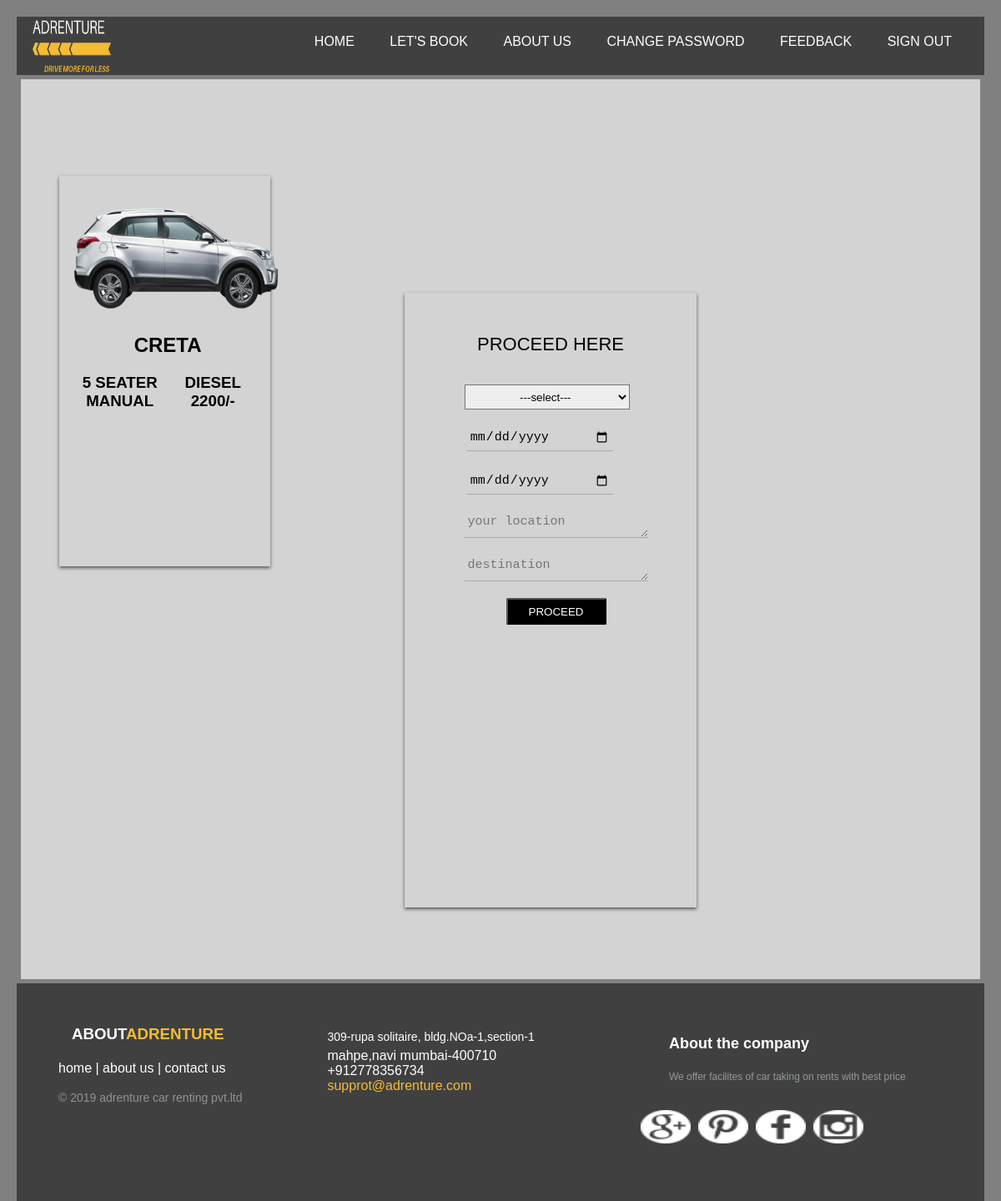
Page /index.php?page=book&book=7 (signed in) on the committed database.
### tables this page shows
CREATE TABLE IF NOT EXISTS `cartb` (
`c_id` int(20) NOT NULL,
  `v_nm` varchar(20) NOT NULL,
  `v_img` text NOT NULL,
  `v_fueltype` varchar(20) NOT NULL,
  `v_seats` int(20) NOT NULL,
  `v_rent` int(20) NOT NULL,
  `v_status` varchar(20) NOT NULL,
  `v_trans` varchar(20) NOT NULL,
  `qty` int(20) NOT NULL,
  `c_type` varchar(100) NOT NULL
);

### include/book.php (the view, shortened to what this page needs)
<?php
	$con=mysql_connect('localhost','root','root') or die("connect can't establish...");
?>
<html>
	<body>
		<div class="card1">
			<?php
				if (isset($_GET['book']))
				{
					$c_id = $_REQUEST['book'];
					$sel = "SELECT * FROM cartb where c_id=$c_id";
					$results = mysql_query($sel,$con );
					while ($row = mysql_fetch_array($results))
					{
			?>
				<div class="photo">
					<img src="upload/<?php echo $row['v_img'];?>" width="250px" height="189px">
				</div>
				<div class="description">
					<h2><?php echo $row['v_nm']; ?></h2>
				</div>
					<h3 class="d2"><?php echo $row['v_seats']; echo "&nbsp;seater";?><br>
					<?php echo $row['v_trans'];  ?></h3>
					<h3 class="d1"><?php echo $row['v_fueltype'];  ?><br>
					<?php echo $row['v_rent'];  echo "/-"; ?></h3>
			<?php
					}
				}
			?>
		</div>
		<form action="action/insert_pay.php" method="post">
			<div class="book-box">
				<h1>PROCEED HERE</h1><br><br><br>
				<div class="left-box">
				<select class="selcls" required name="city">
					<option value=''>---select---</option>
				</select> <br><br>
				<input type="date" name="fd" required />
				<input type="date" name="td" required  />
					<textarea name="start_pos" row="4"  placeholder="your location" required ></textarea>
					<textarea name="end_pos" row="4"  placeholder="destination" required ></textarea>
					<input type="submit" name="pay" value="proceed" /><br>
				</div>
			</div>
		</form>
	</body>
</html>

### css/hstyle.css (style rules this page uses)
body,html { margin:10px; padding:0; background-color:grey; font-family:Arial,Helvetica,Sans-Serif; }

### css/cstyle.css (style rules this page uses)
.left-box { position:absolute; top:0; margin-top:18%; margin-left:-1%; box-sizing:border-box; padding:40px; width:300px; height:400px; }
h1 { margin:0 0 20px 0; font-weight:300; font-size:22px; }
input[type="text"], input[type="password"], input[type="email"], input[type="date"], textarea { display:block; box-sizing:border-box; margin-bottom:20px; padding:4px; width:220px; height:32px; border:none; outline:none; background:transparent; border-bottom:1px solid #aaa; font-weight:400; font-size:15px; transition:0.2s ease; }
input[type="date"] { margin-left:1%; width:80%; }
input[type="submit"], input[type="reset"] { margin-bottom:28px; height:32px; width:120px; background:#000; border-radius:2px; color:#fff; font-weight:500; text-transform:uppercase; transition:0.25 ease; cursor:pointer; }
.left-box { position:absolute; box-sizing: border-box; padding: 40px; width: 300px; height: 390px; }
.photo { float:right; padding-right:5px; }
.description { float:center; width:59%; border-right:10px; border-color:black; }
h2 { float:center; padding-left:10%; padding-top:10px; text-transform:uppercase; }
h3 { float:left; padding-left:5%; text-transform:uppercase; text-align:center; }
.card1 { background:transparent; width:22%; height:60%; margin:4%; box-shadow: 0 2px 4px rgba(0, 0, 0, 0.6); }
.card1 .photo { padding-left:15px; float:left; }
.card1 .description { float:center; padding:15px; }
h2 { padding-left:50%; padding-top:10px; }
.d2 { float:left; margin-left:15px; margin-top:-15px; }
.d1 { float:right; margin-right:35px; margin-top:-15px; }
.book-box { position:relative; margin-top:-32.5%; margin-left:40%; background:transpernet; height:90%; width:350px; box-shadow:0 2px 4px rgba(0,0,0,0.6); padding-top:3%; }
.book-box .selcls { width:90%; background:#eeeeee none repeat scroll 00; height:30px; padding-left:28%; border:1px solid balck; color:black; margin-left:-10%; }
.book-box .left-box { position:absolute; box-sizing:border-box; width:300px; height:380px; margin-top:20%; margin-left:9%; }

### rows in the picture
cartb: v_img (picture), v_nm "CRETA", v_seats "5", v_trans "MANUAL", v_fueltype "DIESEL", v_rent "2200"
